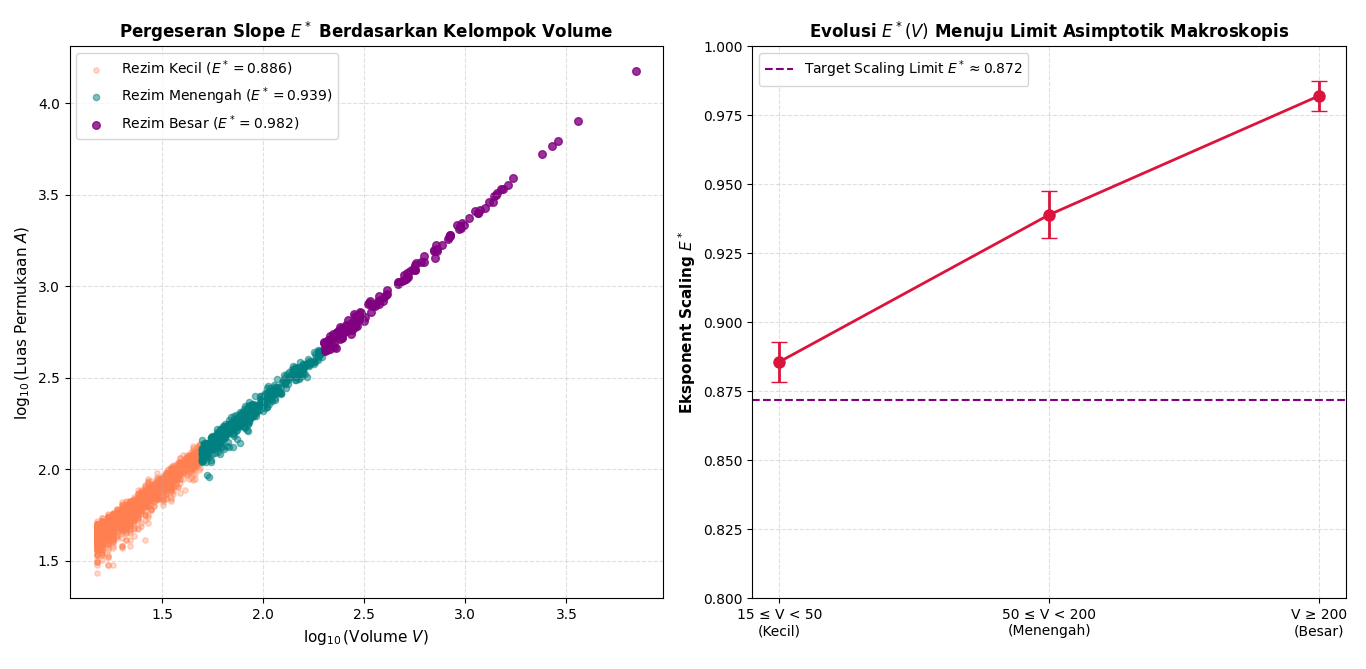

Recreate this plot in Python.
import numpy as np
import matplotlib.pyplot as plt
from scipy.ndimage import label, binary_dilation
from scipy.stats import linregress

def extract_cluster_surface_and_volume(labeled_grid, cluster_id):
    """Mengekstrak Volume (V) dan Outer Boundary Layer (A)."""
    cluster_mask = (labeled_grid == cluster_id)
    volume = np.sum(cluster_mask)
    
    dilated = binary_dilation(cluster_mask)
    surface_mask = dilated & (~cluster_mask)
    area = np.sum(surface_mask)
    
    return volume, area

def run_binned_scaling_analysis(L=48, realizations=10):
    print("==================================================")
    print("    UJI BINNED SCALING: EKSPONEN VS UKURAN KLASTER ")
    print("==================================================")
    
    p_c = 0.3116
    struct_6 = np.zeros((3, 3, 3), dtype=int)
    struct_6[1, 1, :] = 1; struct_6[1, :, 1] = 1; struct_6[:, 1, 1] = 1

    volumes, areas = [], []

    # 1. Kumpulkan Sample Klaster
    for r in range(realizations):
        grid = (np.random.rand(L, L, L) < p_c).astype(int)
        labeled, num_feat = label(grid, structure=struct_6)
        
        for cid in range(1, num_feat + 1):
            v, a = extract_cluster_surface_and_volume(labeled, cid)
            if v >= 15 and a > 0:
                volumes.append(v)
                areas.append(a)

    volumes = np.array(volumes)
    areas = np.array(areas)

    # 2. Bagi Menjadi 3 Kelompok Volume (Regime Binning)
    bin_1 = (volumes >= 15) & (volumes < 50)
    bin_2 = (volumes >= 50) & (volumes < 200)
    bin_3 = (volumes >= 200)

    # 3. Hitung Slope E* Masing-Masing Kelompok
    slope1, _, r1, _, err1 = linregress(np.log10(volumes[bin_1]), np.log10(areas[bin_1])) if np.sum(bin_1) > 5 else (0,0,0,0,0)
    slope2, _, r2, _, err2 = linregress(np.log10(volumes[bin_2]), np.log10(areas[bin_2])) if np.sum(bin_2) > 5 else (0,0,0,0,0)
    slope3, _, r3, _, err3 = linregress(np.log10(volumes[bin_3]), np.log10(areas[bin_3])) if np.sum(bin_3) > 5 else (0,0,0,0,0)

    print("\nHASIL FIT BERDASARKAN KELOMPOK UKURAN (SUB-REGIMES):")
    print(f"1. Rezim Kecil   (15 <= V < 50)  [N={np.sum(bin_1)}]: E* = {slope1:.4f} ± {err1:.4f} (R²={r1**2:.3f})")
    print(f"2. Rezim Menengah(50 <= V < 200) [N={np.sum(bin_2)}]: E* = {slope2:.4f} ± {err2:.4f} (R²={r2**2:.3f})")
    print(f"3. Rezim Besar   (V >= 200)      [N={np.sum(bin_3)}]: E* = {slope3:.4f} ± {err3:.4f} (R²={r3**2:.3f})")
    print("--------------------------------------------------")

    # 4. Visualisasi Binned Fitting Plots
    fig, (ax1, ax2) = plt.subplots(1, 2, figsize=(14, 6))

    # --- Plot 1: Overlay Scatter & Fitting Per Rezim ---
    ax1.scatter(np.log10(volumes[bin_1]), np.log10(areas[bin_1]), color='coral', alpha=0.3, s=15, label=f'Rezim Kecil ($E^*={slope1:.3f}$)')
    ax1.scatter(np.log10(volumes[bin_2]), np.log10(areas[bin_2]), color='teal', alpha=0.5, s=20, label=f'Rezim Menengah ($E^*={slope2:.3f}$)')
    ax1.scatter(np.log10(volumes[bin_3]), np.log10(areas[bin_3]), color='purple', alpha=0.8, s=30, label=f'Rezim Besar ($E^*={slope3:.3f}$)')

    ax1.set_xlabel(r'$\log_{10}(\text{Volume } V)$', fontsize=11, fontweight='bold')
    ax1.set_ylabel(r'$\log_{10}(\text{Luas Permukaan } A)$', fontsize=11, fontweight='bold')
    ax1.set_title(r'Pergeseran Slope $E^*$ Berdasarkan Kelompok Volume', fontsize=12, fontweight='bold')
    ax1.grid(True, linestyle='--', alpha=0.4)
    ax1.legend()

    # --- Plot 2: Tren Evolusi E* Terhadap Skala ---
    bins = ['15 ≤ V < 50\n(Kecil)', '50 ≤ V < 200\n(Menengah)', 'V ≥ 200\n(Besar)']
    slopes = [slope1, slope2, slope3]
    errors = [err1, err2, err3]

    ax2.errorbar(bins, slopes, yerr=errors, fmt='o-', color='crimson', linewidth=2, capsize=6, markersize=8)
    ax2.axhline(0.872, color='purple', linestyle='--', label=r'Target Scaling Limit $E^* \approx 0.872$')
    ax2.set_ylabel(r'Eksponent Scaling $E^*$', fontsize=11, fontweight='bold')
    ax2.set_title(r'Evolusi $E^*(V)$ Menuju Limit Asimptotik Makroskopis', fontsize=12, fontweight='bold')
    ax2.grid(True, linestyle='--', alpha=0.4)
    ax2.set_ylim(0.80, 1.00)
    ax2.legend()

    plt.tight_layout()
    plt.show()

if __name__ == "__main__":
    run_binned_scaling_analysis(L=48, realizations=8)
